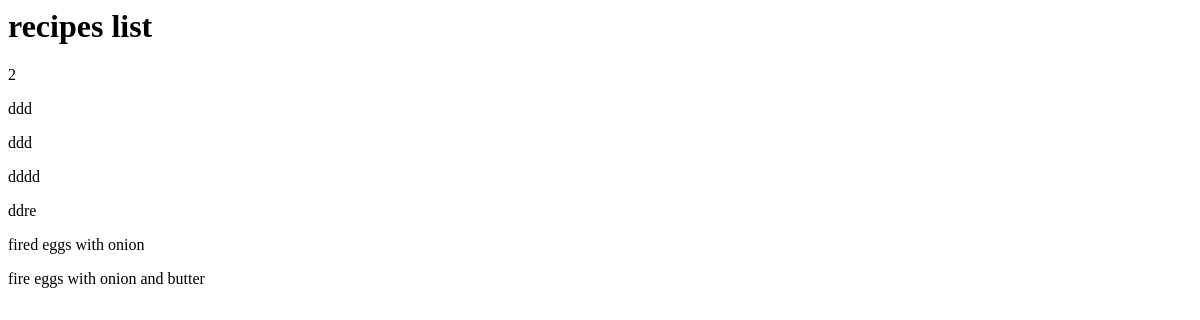
The app's page /recipes/list/ (signed in), older data.
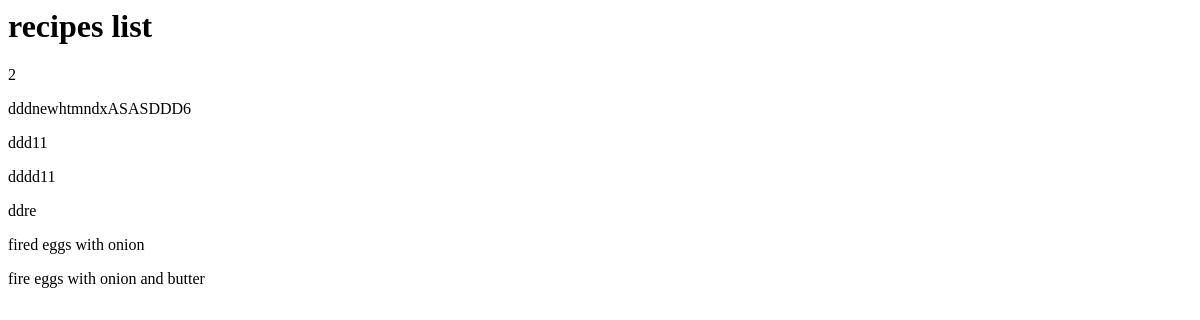
The same page, newer data.
### recipes/models.py (models this page shows, shortened)
class Recipe(models.Model):
    user = models.ForeignKey(settings.AUTH_USER_MODEL, on_delete=models.CASCADE)
    name = models.CharField(max_length=220)
    description = models.TextField(blank=True, null=True)
    direction = models.TextField(blank=True, null=True)
    timestamp = models.DateTimeField(auto_now_add=True)
    updated = models.DateTimeField(auto_now=True)
    active = models.BooleanField(default=True)

### recipes/views.py (the view)
# urls.py: path('list/',views.recipe_list_view, name='list'),
@login_required
def recipe_list_view(request):
    qs = Recipe.objects.filter(user=request.user)
    context = {
        'object_list': qs
    }
    return render(request, 'recipes/list.html', context)

### recipes/templates/recipes/list.html
<h1>recipes list</h1>
{{object_list.count}}
{% for i in object_list %}
    <p>{{ i.name }}</p>
    <p>{{ i.description }}</p>
    <p>{{ i.direction }}</p>
{% endfor %}

Row changes from the older to the newer data that the page shows:
changed Recipe: name "ddd" → "dddnewhtmndxASASDDD6"; description "ddd" → "ddd11"; direction "dddd" → "dddd11"
